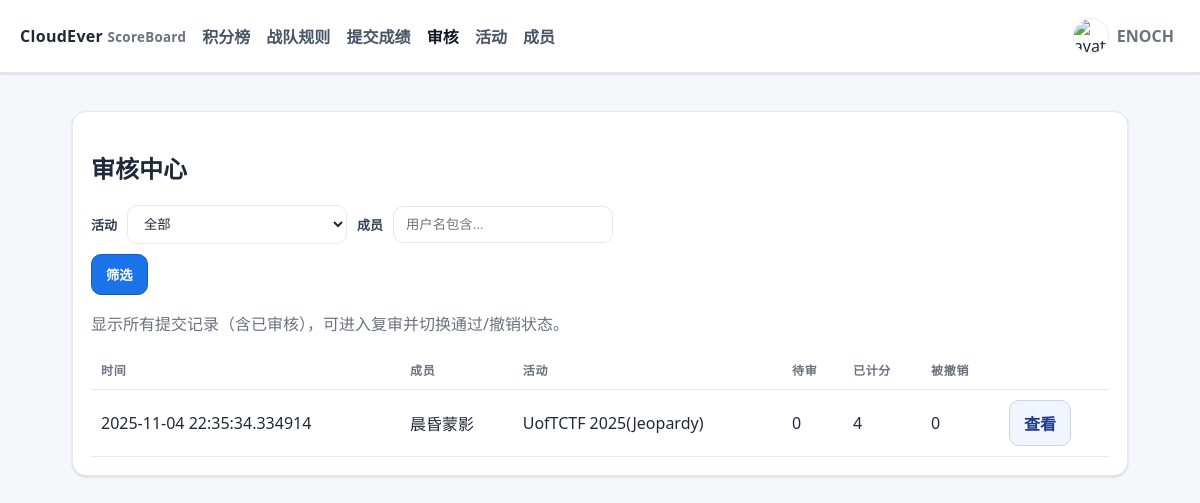
/admin/review (signed in), run on the app's committed database.
### ceboard/models.py (models this page shows)
class User(Base):
    __tablename__ = "users"
    id = Column(Integer, primary_key=True)
    username = Column(String, unique=True, nullable=False)
    password_hash = Column(String, nullable=False)
    role = Column(String, default="member")  # 'admin' | 'reviewer' | 'member'
    team_type = Column(String, default="sub")  # 'main' or 'sub'
    is_active = Column(Boolean, default=True)
    is_deleted = Column(Boolean, default=False)
    avatar_filename = Column(String, nullable=True)
    submissions = relationship("Submission", back_populates="user")

class SubmissionItem(Base):
    __tablename__ = "submission_items"
    id = Column(Integer, primary_key=True)
    submission_id = Column(Integer, ForeignKey("submissions.id"), nullable=False)
    challenge_id = Column(Integer, ForeignKey("challenges.id"), nullable=False)
    approved = Column(Boolean, default=False)
    revoked = Column(Boolean, default=False)
    created_at = Column(DateTime(timezone=True), default=lambda: datetime.now(TZ))
    submission = relationship("Submission", back_populates="items")
    challenge = relationship("Challenge")

class Submission(Base):
    __tablename__ = "submissions"
    id = Column(Integer, primary_key=True)
    user_id = Column(Integer, ForeignKey("users.id"), nullable=False)
    event_id = Column(Integer, ForeignKey("events.id"), nullable=False)
    created_at = Column(DateTime(timezone=True), default=lambda: datetime.now(TZ))
    wp_url = Column(String, nullable=True)
    wp_md = Column(Text, nullable=True)
    manual_points = Column(Float, nullable=True)  # 管理员在审核时手动设定的总分（优先级高于题目累计）
    is_deleted = Column(Boolean, default=False)
    user = relationship("User", back_populates="submissions")
    event = relationship("Event", back_populates="submissions")
    items = relationship("SubmissionItem", back_populates="submission", cascade="all,delete-orphan")

class Event(Base):
    __tablename__ = "events"
    id = Column(Integer, primary_key=True)
    name = Column(String, nullable=False)
    start_time = Column(DateTime(timezone=True))
    end_time = Column(DateTime(timezone=True))
    weight = Column(Float, default=1.0)
    is_reproduction = Column(Boolean, default=False)
    is_active = Column(Boolean, default=True)
    allow_wp_only = Column(Boolean, default=False)  # 允许仅提交WP，由管理员在审核时手动给分
    is_deleted = Column(Boolean, default=False)
    event_type_id = Column(Integer, ForeignKey("event_types.id"), nullable=True)
    challenges = relationship("Challenge", back_populates="event", cascade="all,delete")
    submissions = relationship("Submission", back_populates="event")
    event_type = relationship("EventType")

### ceboard/routers/admin.py (the view)
@router.get("/admin/review", response_class=HTMLResponse)
def admin_review_list(request: Request, db = Depends(get_db), current_user = Depends(get_current_user)):
    require_admin_or_reviewer(current_user)
    event_id = request.query_params.get("event_id")
    q = (request.query_params.get("q") or "").strip()
    sub_q = db.query(Submission).filter(Submission.is_deleted == False)
    if event_id and event_id.isdigit():
        sub_q = sub_q.filter(Submission.event_id == int(event_id))
    subs = sub_q.all()
    rows = []
    for s in subs:
        if q and s.user and (q.lower() not in s.user.username.lower()):
            continue
        pending = sum(1 for it in s.items if not it.approved)
        ok = sum(1 for it in s.items if it.approved and not it.revoked)
        rev = sum(1 for it in s.items if it.revoked)
        rows.append({
            "sub_id": s.id,
            "created_at": s.created_at,
            "username": s.user.username if s.user else f"uid:{s.user_id}",
            "event_name": s.event.name if s.event else "—",
            "pending": pending,
            "ok": ok,
            "rev": rev,
        })
    rows.sort(key=lambda r: r["created_at"], reverse=True)
    events = db.query(Event).filter(Event.is_deleted == False).order_by(Event.id.desc()).all()
    eid = int(event_id) if event_id and event_id.isdigit() else None
    return render_template("admin_review.html", title="审核中心", current_user=current_user, rows=rows, events=events, event_id=eid, q=q)

### templates/admin_review.html (shortened to what this page needs)
{% extends 'base.html' %}
{% block content %}
<div class="card">
  <h2>审核中心</h2>
  <div class="row">
    <form class="row" method="get" action="/admin/review">
      <label>活动</label>
      <select name="event_id" style="max-width:220px">
        <option value="">全部</option>
      </select>
      <label>成员</label>
      <input name="q" placeholder="用户名包含..." value="{{ q or '' }}" style="max-width:220px" />
      <button class="btn" type="submit">筛选</button>
    </form>
  </div>
  <p class="muted">显示所有提交记录（含已审核），可进入复审并切换通过/撤销状态。</p>
  <table>
    <thead><tr><th>时间</th><th>成员</th><th>活动</th><th>待审</th><th>已计分</th><th>被撤销</th><th></th></tr></thead>
    <tbody>
    {% for r in rows %}
      <tr>
        <td>{{ r.created_at }}</td>
        <td>{{ r.username }}</td>
        <td>{{ r.event_name }}</td>
        <td>{{ r.pending }}</td>
        <td>{{ r.ok }}</td>
        <td>{{ r.rev }}</td>
        <td><a class="btn secondary" href="/admin/review/{{ r.sub_id }}">查看</a></td>
      </tr>
    {% else %}
      <tr><td colspan="7" class="muted">暂无提交</td></tr>
    {% endfor %}
    </tbody>
  </table>
</div>
{% endblock %}

### templates/base.html (shortened to what this page needs)
<!doctype html>
<html lang="zh-CN">
<head>
</head>
<body>
  <header>
    <div class="brand">CloudEver <small>ScoreBoard</small></div>
    <div class="nav">
  <a href="/">积分榜</a>
      <a href="/rules">战队规则</a>
      <a href="/submit">提交成绩</a>
      {% if current_user and (current_user.role == 'admin' or current_user.role == 'reviewer') %}
        <a href="/admin/review">审核</a>
        <a href="/admin/events">活动</a>
      {% endif %}
      {% if current_user and (current_user.role == 'admin' or current_user.role == 'reviewer') %}
        <a href="/admin/users">成员</a>
      {% endif %}
    </div>
    <div style="margin-left:auto">
      {% if current_user %}
        <div class="user-menu" id="userMenu">
          <div class="user-trigger" id="userTrigger">
            {% if avatar_url %}<img class="avatar" src="{{ avatar_url }}" alt="avatar" />{% endif %}
            <span class="muted" style="font-weight:600">{{ current_user.username }}</span>
          </div>
        </div>
      {% else %}
        <a class="btn secondary" href="/auth/login">登录</a>
        <a class="btn" style="margin-left:8px" href="/auth/register">注册</a>
      {% endif %}
    </div>
  </header>
  <div class="wrap">
    {% block content %}{% endblock %}
  </div>
</body>
</html>

### templates/base.html (style rules this page uses)
:root { --bg:#f6f7fb; --surface:#ffffff; --border:#e7e8ee; --text:#1f2937; --muted:#6b7280; --accent:#1a73e8; --accent-2:#185abc; --success:#16a34a; --warn:#e11d48; --shadow:0 1px 2px rgba(16,24,40,.06), 0 1px 3px rgba(16,24,40,.1); }
* { box-sizing:border-box }
html,body { height:100% }
body { font-family: ui-sans-serif, system-ui, -apple-system, Segoe UI, Roboto, 'Noto Sans SC', Arial; margin:0; color:var(--text); background:var(--bg); }
header { position:sticky; top:0; z-index:10; display:flex; align-items:center; gap:16px; padding:12px 20px; background:var(--surface); border-bottom:1px solid var(--border); box-shadow: var(--shadow); }
.brand { font-weight:800; letter-spacing:.3px }
.brand small { color:var(--muted); font-weight:600 }
.nav a { margin-right:12px; color:#475569; text-decoration:none; font-weight:600; padding:8px 0 }
.nav a.active { color:#111827 }
.wrap { max-width:1100px; margin:0 auto; padding:24px 22px }
.card { position:relative; margin:14px 0; padding:18px 18px; background:var(--surface); border:1px solid var(--border); border-radius:14px; box-shadow: var(--shadow); }
.row { display:flex; gap:10px; align-items:center; flex-wrap:wrap }
.muted { color:var(--muted) }
a { color:var(--accent); text-decoration:none }
.btn { display:inline-flex; align-items:center; justify-content:center; gap:8px; background:var(--accent); color:#fff; font-weight:700; border:1px solid var(--accent-2); padding:10px 14px; border-radius:10px; cursor:pointer }
.btn.secondary { background:#f1f5ff; color:#1e3a8a; border:1px solid #c7d2fe }
input,select,textarea { width:100%; padding:10px 12px; border-radius:10px; border:1px solid var(--border); background:#fff; color:var(--text) }
label { font-weight:700; font-size:13px; color:#334155 }
table { width:100%; border-collapse:separate; border-spacing:0; background:#fff }
thead th { font-size:12px; text-transform:uppercase; letter-spacing:.06em; color:#6b7280 }
th,td { padding:10px 10px; border-bottom:1px solid var(--border); text-align:left }
.avatar { width:36px; height:36px; border-radius:999px; border:1px solid var(--border); object-fit:cover; vertical-align:middle }
.user-menu { position:relative }
.user-trigger { display:flex; align-items:center; gap:8px; padding:6px; border-radius:999px; cursor:pointer }

### data on the page
User: username "ENOCH"
SubmissionItem: created_at "2025-11-04 22:35:34.334914", username "晨昏蒙影", event_name "UofTCTF 2025(Jeopardy)", pending "0", ok "4", rev "0"
